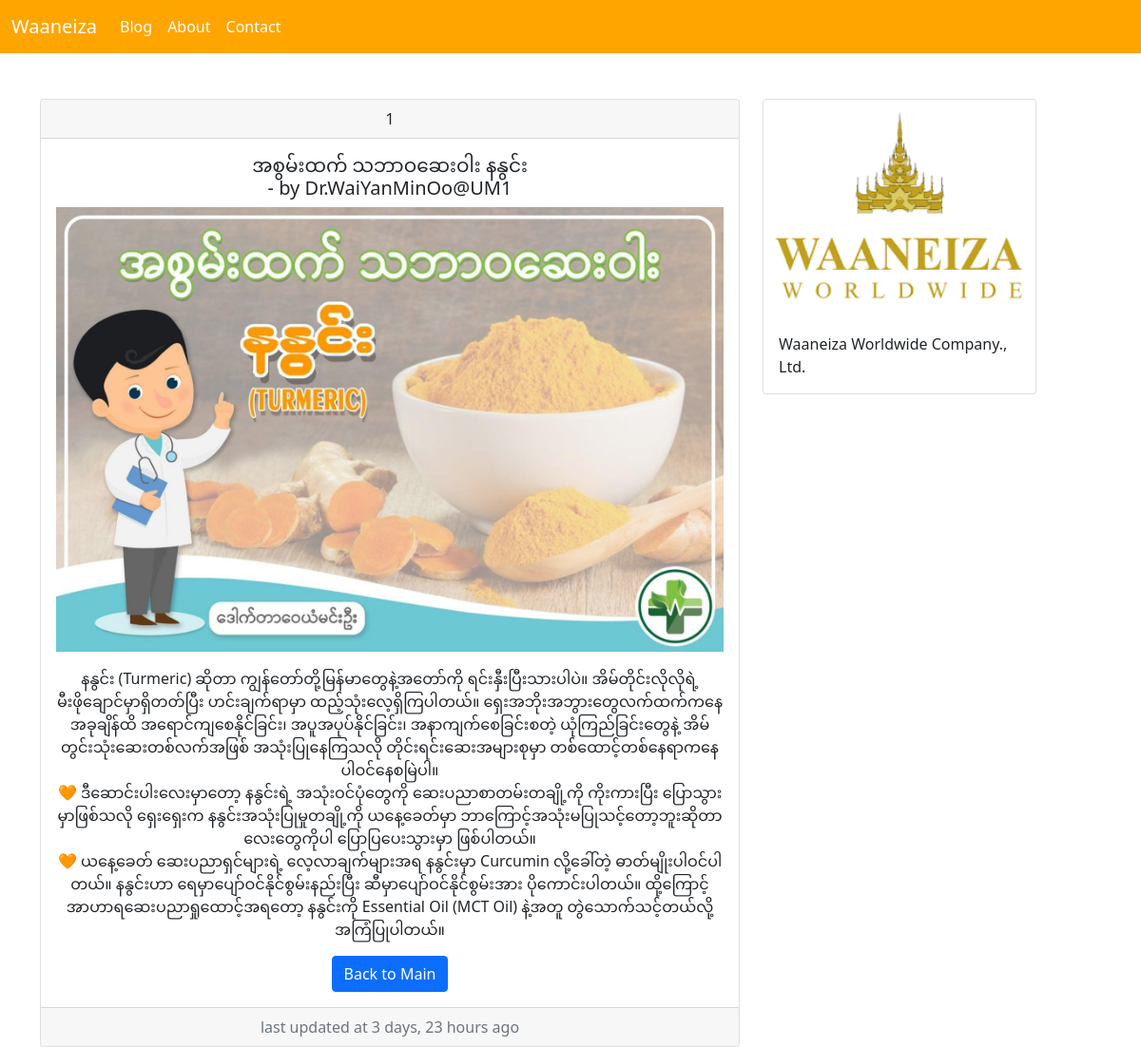
/1/, run on the app's committed database.
### blog/models.py (models this page shows, shortened)
class Post(models.Model):
    title = models.CharField(max_length=255)
    category = models.ForeignKey(Category, on_delete=models.CASCADE)
    content = RichTextField()
    image = models.ImageField(upload_to='images')
    author = models.ForeignKey(User, on_delete=models.CASCADE)
    date = models.DateTimeField()

### blog/views.py (the view)
# urls.py: path('<int:post_id>/', views.detail, name='detail'),
def detail(request, post_id):
    post = get_object_or_404(Post, pk=post_id)
    context = {
        'post' : post
    }
    return render(request, 'blog/detail.html', context)

### blog/templates/blog/detail.html
{% extends 'blog/base.html' %}
{% block content %}
    <div class="card text-center">
        <div class="card-header">
        {{ post.id }}
        </div>
        <div class="card-body">
        <h5 class="card-title">{{ post.title }} <br> - by {{ post.author }}</h5>
        <img src="{{ post.image.url }}" class="img-fluid">
        <p class="card-text">{{ post.content|safe }}</p>
        <a href="{% url 'index' %}" class="btn btn-primary">Back to Main</a>
        </div>
        <div class="card-footer text-muted">
        last updated at {{ post.date|timesince }} ago
        </div>
    </div>
{% endblock %}

### data on the page
Post: id "1", title "အစွမ်းထက် သဘာဝဆေးဝါး နနွင်း", author "Dr.WaiYanMinOo@UM1", image (picture), content "နနွင်း (Turmeric) ဆိုတာ ကျွန်တော်တို့မြန်မာတွေနဲ့အတော်ကို ရင်းနှီးပြီးသားပါပဲ။ အိမ်တိုင်းလိုလိုရဲ့ မီးဖိုချောင်မှာရှိတတ်ပြီး ဟင်းချက်ရာမှာ ထည့်သုံးလေ့ရှိကြပါတယ်။ ရှေးအဘိုးအဘွားတွေလက်ထက်ကနေ အခုချိန်ထိ အရောင်ကျစေနိုင်ခြင်း၊ အပူအပုပ်နိုင်ခြင်း၊ အနာကျက်စေခြင်းစတဲ့ ယုံကြည်ခြင်းတွေနဲ့ အိမ်တွင်းသုံးဆေးတစ်လက်အဖြစ် အသုံးပြုနေကြသလို တိုင်းရင်းဆေးအများစုမှာ တစ်ထောင့်တစ်နေရာကနေ ပါဝင်နေစမြဲပါ။ 🧡 ဒီဆောင်းပါးလေးမှာတော့ နနွင်းရဲ့ အသုံးဝင်ပုံတွေကို ဆေးပညာစာတမ်းတချို့ကို ကိုးကားပြီး ပြောသွားမှာဖြစ်သလို ရှေးရှေးက နနွင်းအသုံးပြုမှုတချို့ကို ယနေ့ခေတ်မှာ ဘာကြောင့်အသုံးမပြုသင့်တော့ဘူးဆိုတာလေးတွေကိုပါ ပြောပြပေးသွားမှာ ဖြစ်ပါတယ်။ 🧡 ယနေ့ခေတ် ဆေးပညာရှင်များရဲ့ လေ့လာချက်များအရ နနွင်းမှာ Curcumin လို့ခေါ်တဲ့…", date "3 days, 23 hours"
